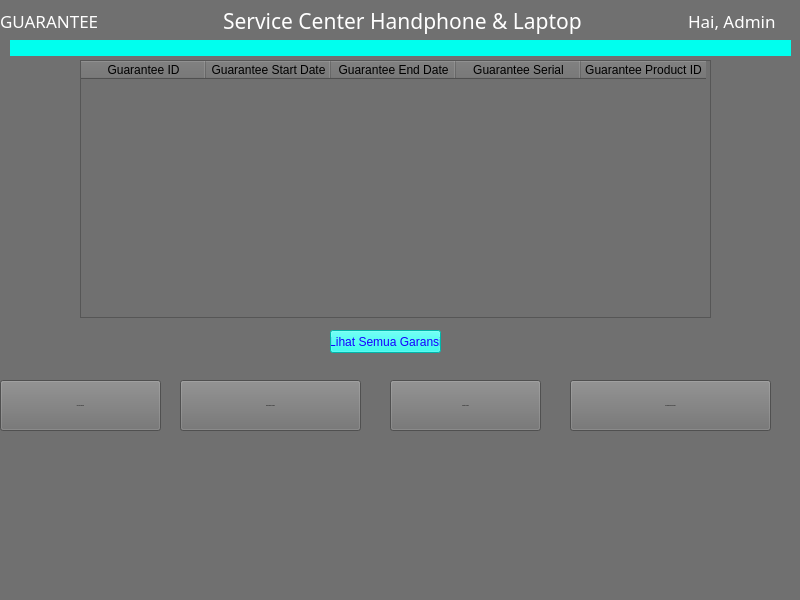
<?xml version="1.0" encoding="UTF-8"?>
<ui version="4.0">
 <class>guarantee</class>
 <widget class="QMainWindow" name="guarantee">
  <property name="geometry">
   <rect>
    <x>0</x>
    <y>0</y>
    <width>800</width>
    <height>600</height>
   </rect>
  </property>
  <property name="windowTitle">
   <string>MainWindow</string>
  </property>
  <property name="styleSheet">
   <string notr="true">background-color: rgb(112, 112, 112);</string>
  </property>
  <widget class="QWidget" name="centralwidget">
   <widget class="QPushButton" name="btn_all">
    <property name="geometry">
     <rect>
      <x>330</x>
      <y>330</y>
      <width>111</width>
      <height>23</height>
     </rect>
    </property>
    <property name="styleSheet">
     <string notr="true">color: rgb(22, 1, 255);
  background-color: rgb(0, 255, 238);
</string>
    </property>
    <property name="text">
     <string>Lihat Semua Garansi</string>
    </property>
   </widget>
   <widget class="QWidget" name="layoutWidget">
    <property name="geometry">
     <rect>
      <x>0</x>
      <y>0</y>
      <width>805</width>
      <height>42</height>
     </rect>
    </property>
    <layout class="QHBoxLayout" name="horizontalLayout">
     <item>
      <widget class="QLabel" name="label_3">
       <property name="font">
        <font>
         <family>Lucida Calligraphy</family>
         <pointsize>13</pointsize>
        </font>
       </property>
       <property name="styleSheet">
        <string notr="true">color: rgb(255, 255, 255);</string>
       </property>
       <property name="text">
        <string>GUARANTEE</string>
       </property>
      </widget>
     </item>
     <item>
      <spacer name="horizontalSpacer_2">
       <property name="orientation">
        <enum>Qt::Horizontal</enum>
       </property>
       <property name="sizeType">
        <enum>QSizePolicy::Fixed</enum>
       </property>
       <property name="sizeHint" stdset="0">
        <size>
         <width>100</width>
         <height>20</height>
        </size>
       </property>
      </spacer>
     </item>
     <item>
      <widget class="QLabel" name="label_2">
       <property name="font">
        <font>
         <family>Imprint MT Shadow</family>
         <pointsize>16</pointsize>
        </font>
       </property>
       <property name="styleSheet">
        <string notr="true">color: rgb(255, 255, 255);</string>
       </property>
       <property name="text">
        <string>Service Center Handphone &amp; Laptop</string>
       </property>
      </widget>
     </item>
     <item>
      <spacer name="horizontalSpacer">
       <property name="orientation">
        <enum>Qt::Horizontal</enum>
       </property>
       <property name="sizeType">
        <enum>QSizePolicy::Minimum</enum>
       </property>
       <property name="sizeHint" stdset="0">
        <size>
         <width>100</width>
         <height>20</height>
        </size>
       </property>
      </spacer>
     </item>
     <item>
      <widget class="QLabel" name="label">
       <property name="font">
        <font>
         <family>Lucida Calligraphy</family>
         <pointsize>13</pointsize>
        </font>
       </property>
       <property name="styleSheet">
        <string notr="true">color: rgb(255, 255, 255);</string>
       </property>
       <property name="text">
        <string>Hai, Admin</string>
       </property>
      </widget>
     </item>
    </layout>
   </widget>
   <widget class="QPushButton" name="btn_tambah">
    <property name="geometry">
     <rect>
      <x>570</x>
      <y>380</y>
      <width>201</width>
      <height>51</height>
     </rect>
    </property>
    <property name="sizePolicy">
     <sizepolicy hsizetype="Minimum" vsizetype="Minimum">
      <horstretch>0</horstretch>
      <verstretch>0</verstretch>
     </sizepolicy>
    </property>
    <property name="font">
     <font>
      <pointsize>-1</pointsize>
     </font>
    </property>
    <property name="styleSheet">
     <string notr="true">  padding: 15px 25px;
  font-size: 15px;
  text-align: center;
  cursor: pointer;
  outline: none;
color: rgb(60, 1, 255);
  background-color: rgb(0, 255, 238);
  border: none;
  border-radius: 15px;
  box-shadow: 0 9px #999;
hover{color:red}</string>
    </property>
    <property name="text">
     <string>Menambahkan Garansi</string>
    </property>
   </widget>
   <widget class="QPushButton" name="btn_cari">
    <property name="geometry">
     <rect>
      <x>0</x>
      <y>380</y>
      <width>161</width>
      <height>51</height>
     </rect>
    </property>
    <property name="sizePolicy">
     <sizepolicy hsizetype="Minimum" vsizetype="Minimum">
      <horstretch>0</horstretch>
      <verstretch>0</verstretch>
     </sizepolicy>
    </property>
    <property name="font">
     <font>
      <pointsize>-1</pointsize>
     </font>
    </property>
    <property name="styleSheet">
     <string notr="true">  padding: 15px 25px;
  font-size: 15px;
  text-align: center;
  cursor: pointer;
  outline: none;
color: rgb(60, 1, 255);
  background-color: rgb(0, 255, 238);
  border: none;
  border-radius: 15px;
  box-shadow: 0 9px #999;
hover{color:red}</string>
    </property>
    <property name="text">
     <string>Mencari Garansi</string>
    </property>
   </widget>
   <widget class="QTableWidget" name="tableWidget">
    <property name="geometry">
     <rect>
      <x>80</x>
      <y>60</y>
      <width>631</width>
      <height>258</height>
     </rect>
    </property>
    <property name="sizePolicy">
     <sizepolicy hsizetype="Expanding" vsizetype="Expanding">
      <horstretch>0</horstretch>
      <verstretch>0</verstretch>
     </sizepolicy>
    </property>
    <property name="minimumSize">
     <size>
      <width>0</width>
      <height>0</height>
     </size>
    </property>
    <property name="sizeIncrement">
     <size>
      <width>0</width>
      <height>0</height>
     </size>
    </property>
    <property name="baseSize">
     <size>
      <width>0</width>
      <height>0</height>
     </size>
    </property>
    <property name="lineWidth">
     <number>1</number>
    </property>
    <property name="rowCount">
     <number>0</number>
    </property>
    <property name="columnCount">
     <number>5</number>
    </property>
    <attribute name="horizontalHeaderDefaultSectionSize">
     <number>125</number>
    </attribute>
    <column>
     <property name="text">
      <string>Guarantee ID</string>
     </property>
    </column>
    <column>
     <property name="text">
      <string>Guarantee Start Date</string>
     </property>
    </column>
    <column>
     <property name="text">
      <string>Guarantee End Date</string>
     </property>
    </column>
    <column>
     <property name="text">
      <string>Guarantee Serial</string>
     </property>
    </column>
    <column>
     <property name="text">
      <string>Guarantee Product ID</string>
     </property>
    </column>
   </widget>
   <widget class="Line" name="line">
    <property name="geometry">
     <rect>
      <x>10</x>
      <y>40</y>
      <width>781</width>
      <height>16</height>
     </rect>
    </property>
    <property name="sizePolicy">
     <sizepolicy hsizetype="Fixed" vsizetype="Fixed">
      <horstretch>0</horstretch>
      <verstretch>0</verstretch>
     </sizepolicy>
    </property>
    <property name="minimumSize">
     <size>
      <width>781</width>
      <height>0</height>
     </size>
    </property>
    <property name="maximumSize">
     <size>
      <width>781</width>
      <height>16777215</height>
     </size>
    </property>
    <property name="font">
     <font>
      <pointsize>-1</pointsize>
     </font>
    </property>
    <property name="whatsThis">
     <string>&lt;html&gt;&lt;head/&gt;&lt;body&gt;&lt;p&gt;s&lt;/p&gt;&lt;/body&gt;&lt;/html&gt;</string>
    </property>
    <property name="styleSheet">
     <string notr="true">  font-size: 15px;
  cursor: pointer;
  outline: none;
color: rgb(60, 1, 255);
  background-color: rgb(0, 255, 238);
  border: none;
  border-radius: 15px;
  box-shadow: 0 9px #999;
</string>
    </property>
    <property name="lineWidth">
     <number>1</number>
    </property>
    <property name="orientation">
     <enum>Qt::Horizontal</enum>
    </property>
   </widget>
   <widget class="QPushButton" name="btn_update">
    <property name="geometry">
     <rect>
      <x>390</x>
      <y>380</y>
      <width>151</width>
      <height>51</height>
     </rect>
    </property>
    <property name="sizePolicy">
     <sizepolicy hsizetype="Minimum" vsizetype="Minimum">
      <horstretch>0</horstretch>
      <verstretch>0</verstretch>
     </sizepolicy>
    </property>
    <property name="font">
     <font>
      <pointsize>-1</pointsize>
     </font>
    </property>
    <property name="styleSheet">
     <string notr="true">  padding: 15px 25px;
  font-size: 15px;
  text-align: center;
  cursor: pointer;
  outline: none;
color: rgb(60, 1, 255);
  background-color: rgb(0, 255, 238);
  border: none;
  border-radius: 15px;
  box-shadow: 0 9px #999;
hover{color:red}</string>
    </property>
    <property name="text">
     <string>Update Garansi</string>
    </property>
   </widget>
   <widget class="QPushButton" name="btn_delete">
    <property name="geometry">
     <rect>
      <x>180</x>
      <y>380</y>
      <width>181</width>
      <height>51</height>
     </rect>
    </property>
    <property name="sizePolicy">
     <sizepolicy hsizetype="Minimum" vsizetype="Minimum">
      <horstretch>0</horstretch>
      <verstretch>0</verstretch>
     </sizepolicy>
    </property>
    <property name="font">
     <font>
      <pointsize>-1</pointsize>
     </font>
    </property>
    <property name="styleSheet">
     <string notr="true">  padding: 15px 25px;
  font-size: 15px;
  text-align: center;
  cursor: pointer;
  outline: none;
color: rgb(60, 1, 255);
  background-color: rgb(0, 255, 238);
  border: none;
  border-radius: 15px;
  box-shadow: 0 9px #999;
hover{color:red}</string>
    </property>
    <property name="text">
     <string>Menghapus Garansi</string>
    </property>
   </widget>
  </widget>
  <widget class="QMenuBar" name="menubar">
   <property name="geometry">
    <rect>
     <x>0</x>
     <y>0</y>
     <width>800</width>
     <height>21</height>
    </rect>
   </property>
  </widget>
  <widget class="QStatusBar" name="statusbar"/>
 </widget>
 <resources/>
 <connections/>
</ui>
